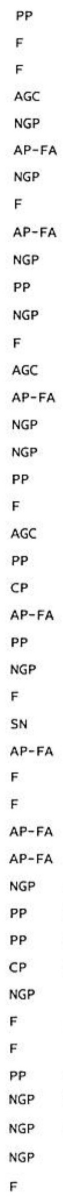
#> input picture others/test_filas/image_1.png, 63 x 1200 px
$ jupyter execute c_test_columnas.ipynb
#> lines starting #> are read from the running program, lines starting #| are printed output that depends on the picture; after the words box and inside, x2 and y2 are one past the last pixel; in counts of white or black regions, pixels touching at a corner belong together
[cell 1]
import cv2
import numpy as np
import matplotlib.pyplot as plt
from matplotlib.patches import Rectangle
import os

def detectar_y_anotar_filas(image_path,
                           annotation_path=None,
                           threshold_factor=0.3,
                           min_altura=10,
                           max_altura=100,
                           margen=2,
                           visualizar=True,
                           mostrar_filas_individuales=False,
                           max_filas_mostrar=5):
    """
    Función completa para detectar filas y generar anotaciones YOLO

    Parámetros:
    -----------
    image_path : str
        Ruta de la imagen a procesar
    annotation_path : str, optional
        Ruta donde guardar las anotaciones YOLO (si es None, no guarda)
    threshold_factor : float
        Factor para el threshold de detección (0.1-1.0, menor = más sensible)
    min_altura : int
        Altura mínima en píxeles para considerar una fila
    max_altura : int
        Altura máxima en píxeles para considerar una fila
    margen : int
        Píxeles adicionales arriba/abajo de cada fila
    visualizar : bool
        Si mostrar la visualización con matplotlib
    mostrar_filas_individuales : bool
        Si mostrar cada fila detectada por separado
    max_filas_mostrar : int
        Número máximo de filas individuales a mostrar

    Retorna:
    --------
    dict : Diccionario con:
        - 'filas': lista de diccionarios con las filas detectadas
        - 'total': número total de filas detectadas
        - 'anotaciones_yolo': lista de strings en formato YOLO
        - 'imagen_shape': tuple con (height, width, channels)
    """
#> called with image_path = 'image_1.png', threshold_factor = 0.15, min_altura = 4, max_altura = 120, margen = 5, visualizar = True, mostrar_filas_individuales = True, max_filas_mostrar = 5

    # Verificar que la imagen existe
    if not os.path.exists(image_path):
        print(f"❌ Error: No se encuentra la imagen {image_path}")
        return None

    # Cargar imagen
    imagen = cv2.imread(image_path)
#> imagen is the input picture: shape (1200, 63, 3); min 7, max 255, mean 243
    imagen_rgb = cv2.cvtColor(imagen, cv2.COLOR_BGR2RGB)

    # Convertir a escala de grises
    gray = cv2.cvtColor(imagen, cv2.COLOR_BGR2GRAY)

    # Binarización
    _, binary = cv2.threshold(gray, 150, 255, cv2.THRESH_BINARY_INV)
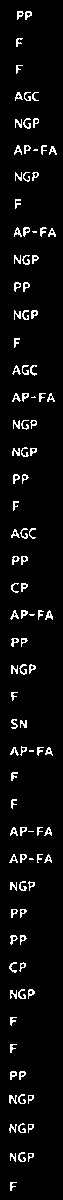
#> binary: shape (1200, 63); 4.9% white in thin lines or dots, all inside (x1, y1, x2, y2) = (9, 11, 57, 1191)

    # Proyección horizontal
    horizontal_projection = np.sum(binary, axis=1)
#> horizontal_projection = 1200 values, max 6630 at index 150, min 0 at index 0, mean 791.8

    # Calcular threshold
    threshold_projection = np.mean(horizontal_projection) * threshold_factor
#> threshold_projection = 118.8

    # Detectar inicio y fin de filas
    row_positions = []
    in_row = False
    start_y = 0

    for y in range(len(horizontal_projection)):
        if horizontal_projection[y] > threshold_projection:
            if not in_row:
                start_y = y
                in_row = True
        else:
            if in_row:
                if y - start_y > min_altura:
                    row_positions.append((start_y, y))
                in_row = False
#> this loop made 1200 passes
#> in_row on passes 12, 21, 39, 48, 66, 75, 93, 102, 119, 130, 146, 156: True, False, True, False, True, False, True, False, True, False, True, False
#> after the loop, in_row = False; row_positions = 44 pairs, first value 11 to 1182, second value 20 to 1191; start_y = 1182

    # Cerrar última fila si quedó abierta
    if in_row and len(horizontal_projection) - start_y > min_altura:
        row_positions.append((start_y, len(horizontal_projection)))

    # Crear bounding boxes
    filas = []
    for start_y, end_y in row_positions:
        y1 = max(0, start_y - margen)
        y2 = min(imagen.shape[0], end_y + margen)
        altura = y2 - y1

        if min_altura < altura < max_altura:
            filas.append({
                'x': 0,
                'y': y1,
                'width': imagen.shape[1],
                'height': altura,
                'bbox': (0, y1, imagen.shape[1], altura)
            })
#> this loop made 44 passes
#> (start_y, end_y, y1, y2, altura) on passes 1 to 12: (11, 20, 6, 25, 19), (38, 47, 33, 52, 19), (65, 74, 60, 79, 19), (92, 101, 87, 106, 19), (118, 129, 113, 134, 21), (145, 155, 140, 160, 20), (172, 182, 167, 187, 20), (199, 209, 194, 214, 20), (227, 237, 222, 242, 20), (255, 265, 250, 270, 20), (282, 292, 277, 297, 20), (310, 320, 305, 325, 20)
#> after the loop, filas = 44 items

    # Generar anotaciones YOLO
    anotaciones_yolo = []
    for fila in filas:
        x_center = (fila['x'] + fila['width']/2) / imagen.shape[1]
        y_center = (fila['y'] + fila['height']/2) / imagen.shape[0]
        width = fila['width'] / imagen.shape[1]
        height = fila['height'] / imagen.shape[0]
        anotaciones_yolo.append(f"0 {x_center:.6f} {y_center:.6f} {width:.6f} {height:.6f}")
#> this loop made 44 passes
#> (y_center, height) on passes 1 to 12: (0.0129, 0.0158), (0.0354, 0.0158), (0.0579, 0.0158), (0.0804, 0.0158), (0.103, 0.0175), (0.125, 0.0167), (0.147, 0.0167), (0.17, 0.0167), (0.193, 0.0167), (0.217, 0.0167), (0.239, 0.0167), (0.263, 0.0167)
#> after the loop, anotaciones_yolo = 44 items

    # Guardar anotaciones si se especificó path
    if annotation_path:
        os.makedirs(os.path.dirname(annotation_path) if os.path.dirname(annotation_path) else '.', exist_ok=True)
        with open(annotation_path, 'w') as f:
            f.write('\n'.join(anotaciones_yolo))
        print(f"✅ Anotaciones guardadas en: {annotation_path}")

    # Visualización
    if visualizar:
        # Calcular el tamaño de figura basado en el tamaño de la imagen
        fig_width = min(15, max(8, imagen.shape[1] / 100))
#> fig_width = 8
        fig_height = min(12, max(6, imagen.shape[0] / 100))
#> fig_height = 12

        fig, axes = plt.subplots(1, 2, figsize=(fig_width*2, fig_height))

        # Imagen original
        axes[0].imshow(imagen_rgb)
        axes[0].set_title(f'Original - {os.path.basename(image_path)}')
        axes[0].axis('off')

        # Imagen con detecciones
        axes[1].imshow(imagen_rgb)
        axes[1].set_title(f'Detectadas: {len(filas)} filas\n' +
                         f'(threshold={threshold_factor:.2f}, min_h={min_altura}, max_h={max_altura})')
        axes[1].axis('off')

        # Dibujar rectángulos
        colores = plt.cm.tab20(np.linspace(0, 1, max(len(filas), 1)))
#> colores = 44 rows, first 6: [0.122, 0.467, 0.706, 1], [0.122, 0.467, 0.706, 1], [0.122, 0.467, 0.706, 1], [0.682, 0.78, 0.91, 1], [0.682, 0.78, 0.91, 1], [1, 0.498, 0.0549, 1]

        for idx, fila in enumerate(filas):
            rect = Rectangle(
                (fila['x'], fila['y']),
                fila['width'],
                fila['height'],
                linewidth=2,
                edgecolor=colores[idx % 20],
                facecolor='none',
                alpha=0.7
            )
            axes[1].add_patch(rect)

            # Añadir número si la imagen es suficientemente ancha
            if imagen.shape[1] > 150:
                axes[1].text(
                    fila['x'] + 5,
                    fila['y'] + fila['height']/2,
                    f"{idx+1}",
                    color='red',
                    fontsize=8,
                    fontweight='bold',
                    bbox=dict(boxstyle="round,pad=0.3", facecolor="yellow", alpha=0.5)
                )
#> this loop made 44 passes

        plt.tight_layout()
        plt.show()

        # Mostrar filas individuales si se solicita
        if mostrar_filas_individuales and len(filas) > 0:
            num_filas_mostrar = min(len(filas), max_filas_mostrar)
#> num_filas_mostrar = 5
            fig, axes = plt.subplots(num_filas_mostrar, 1,
                                   figsize=(fig_width, num_filas_mostrar * 1.5))

            if num_filas_mostrar == 1:
                axes = [axes]

            for idx in range(num_filas_mostrar):
                fila = filas[idx]
                y1 = fila['y']
                y2 = fila['y'] + fila['height']
                fila_img = imagen_rgb[y1:y2, :]

                axes[idx].imshow(fila_img)
                axes[idx].set_title(f'Fila {idx+1} (Y: {y1}-{y2}, altura: {fila["height"]}px)')
                axes[idx].axis('off')
#> this loop made 5 passes
#> (y1, y2) on passes 1 to 5: (6, 25), (33, 52), (60, 79), (87, 106), (113, 134)

            plt.suptitle('Filas Individuales Extraídas')
            plt.tight_layout()
            plt.show()

    # Imprimir resumen
    print(f"\n📊 RESUMEN - {os.path.basename(image_path)}")
    print("="*50)
    print(f"Filas detectadas: {len(filas)}")
#| Filas detectadas: 44
    print(f"Parámetros usados:")
    print(f"  - threshold_factor: {threshold_factor}")
    print(f"  - min_altura: {min_altura}px")
    print(f"  - max_altura: {max_altura}px")
    print(f"  - margen: {margen}px")

    if len(filas) > 0:
        alturas = [f['height'] for f in filas]
#> alturas = 44 values, max 21 at index 4, min 19 at index 0, mean 19.75
        print(f"Estadísticas de altura:")
        print(f"  - Mínima: {min(alturas)}px")
#|   - Mínima: 19px
        print(f"  - Máxima: {max(alturas)}px")
#|   - Máxima: 21px
        print(f"  - Promedio: {np.mean(alturas):.1f}px")
#|   - Promedio: 19.8px

    # Retornar resultados
    return {
        'filas': filas,
        'total': len(filas),
        'anotaciones_yolo': anotaciones_yolo,
        'imagen_shape': imagen.shape,
        'parametros': {
            'threshold_factor': threshold_factor,
            'min_altura': min_altura,
            'max_altura': max_altura,
            'margen': margen
        }
    }


# ============= EJEMPLOS DE USO =============

# Ejemplo 1: Imagen de grupo parlamentario
resultado = detectar_y_anotar_filas(
    image_path='image_1.png',
    annotation_path=None,
    threshold_factor=0.15,
    min_altura=4,
    max_altura=120,
    visualizar=True,
    mostrar_filas_individuales=True,
    margen=5
)
#> resultado = 5 items

# Ejemplo 2: Imagen de congresistas
resultado = detectar_y_anotar_filas(
    image_path='image_2.png',
    annotation_path=None,
    threshold_factor=0.15,
    min_altura=4,
    max_altura=120,
    visualizar=True,
    mostrar_filas_individuales=True,
    margen=5
)
#> call 2 of detectar_y_anotar_filas, with image_path = 'image_2.png', threshold_factor = 0.15, min_altura = 4, max_altura = 120, margen = 5, visualizar = True, mostrar_filas_individuales = True, max_filas_mostrar = 5
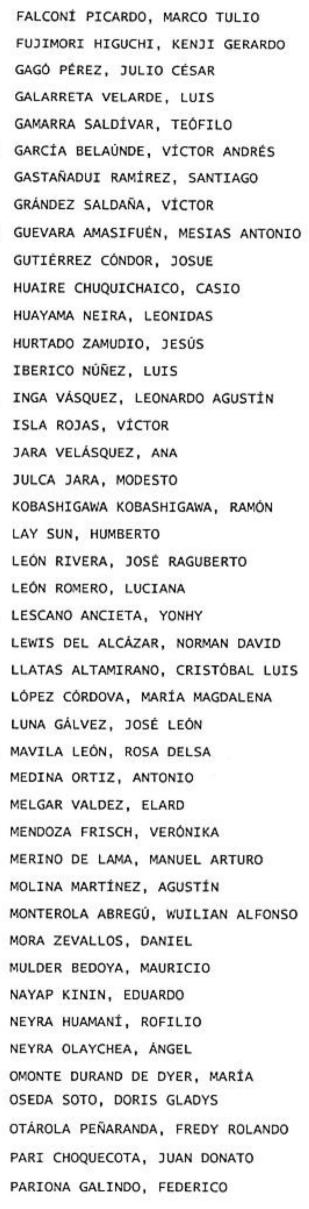
#> input picture others/test_filas/image_2.png, 309 x 1209 px
#> in detectar_y_anotar_filas, imagen is the input picture: shape (1209, 309, 3); min 7, max 255, mean 233.7
#> in detectar_y_anotar_filas (call 2), `_, binary = cv2.threshold(gray, 150, 255, cv2.THRESH_BINARY_INV)`:
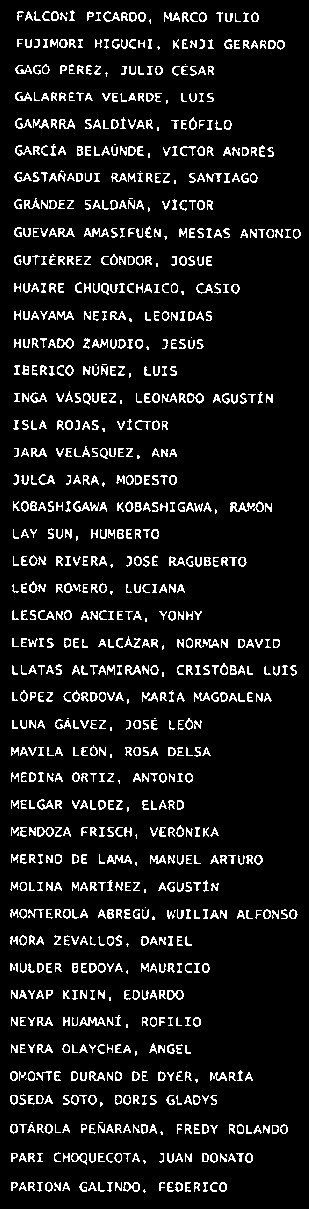
#> binary: shape (1209, 309); 9% white in thin lines or dots
#> in detectar_y_anotar_filas (call 2), `horizontal_projection = np.sum(binary, axis=1)`: horizontal_projection = 1209 values, max 34680 at index 401, min 0 at index 0, mean 7090.6
#> in detectar_y_anotar_filas (call 2), `threshold_projection = np.mean(horizontal_projection) * threshold_factor`: threshold_projection = 1063.6
#> the loop in detectar_y_anotar_filas (call 2), `for y in range(len(horizontal_projection)):` made 1209 passes
#> after the loop in detectar_y_anotar_filas (call 2), `for y in range(len(horizontal_projection)):`: in_row = False; row_positions = 44 pairs, first value 11 to 1182, second value 22 to 1192; start_y = 1182
#> the loop in detectar_y_anotar_filas (call 2), `for start_y, end_y in row_positions:` made 44 passes
#> (start_y, end_y, y1, y2, altura) on passes 1 to 12: (11, 22, 6, 27, 21), (39, 49, 34, 54, 20), (64, 76, 59, 81, 22), (92, 102, 87, 107, 20), (118, 130, 113, 135, 22), (145, 157, 140, 162, 22), (171, 183, 166, 188, 22), (198, 210, 193, 215, 22), (227, 238, 222, 243, 21), (255, 266, 250, 271, 21), (283, 294, 278, 299, 21), (311, 321, 306, 326, 20)
#> the loop in detectar_y_anotar_filas (call 2), `for fila in filas:` made 44 passes
#> (y_center, height) on passes 1 to 12: (0.0136, 0.0174), (0.0364, 0.0165), (0.0579, 0.0182), (0.0802, 0.0165), (0.103, 0.0182), (0.125, 0.0182), (0.146, 0.0182), (0.169, 0.0182), (0.192, 0.0174), (0.215, 0.0174), (0.239, 0.0174), (0.261, 0.0165)
#> y_center on pass 25: 0.555
#> the loop in detectar_y_anotar_filas (call 2), `for idx, fila in enumerate(filas):` made 44 passes
#> in detectar_y_anotar_filas (call 2), `plt.show()`:
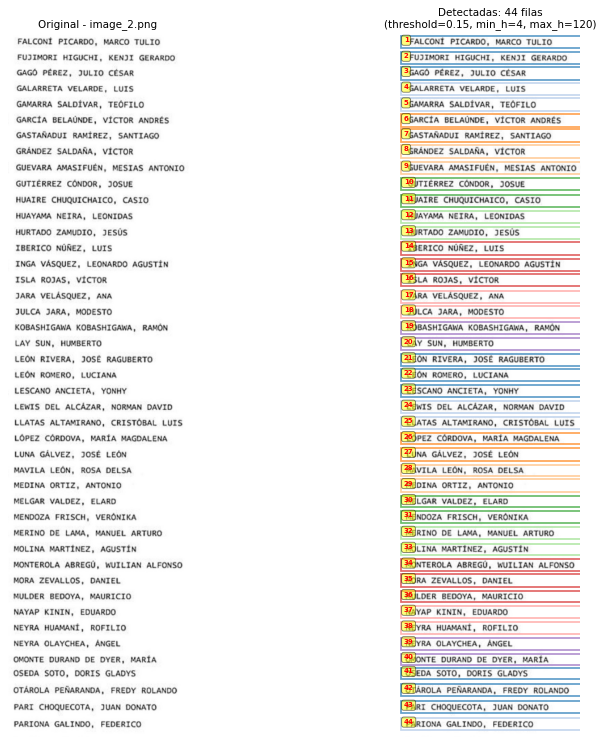
#> figure drawn by matplotlib, 2 panels
#> the loop in detectar_y_anotar_filas (call 2), `for idx in range(num_filas_mostrar):` made 5 passes
#> pass 1, in detectar_y_anotar_filas (call 2), `fila_img = imagen_rgb[y1:y2, :]`:
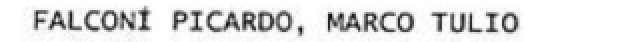
#> fila_img: shape (21, 309, 3) (shown 2 times larger); min 13, max 255, mean 224.4
#> in detectar_y_anotar_filas (call 2), `plt.show()`:
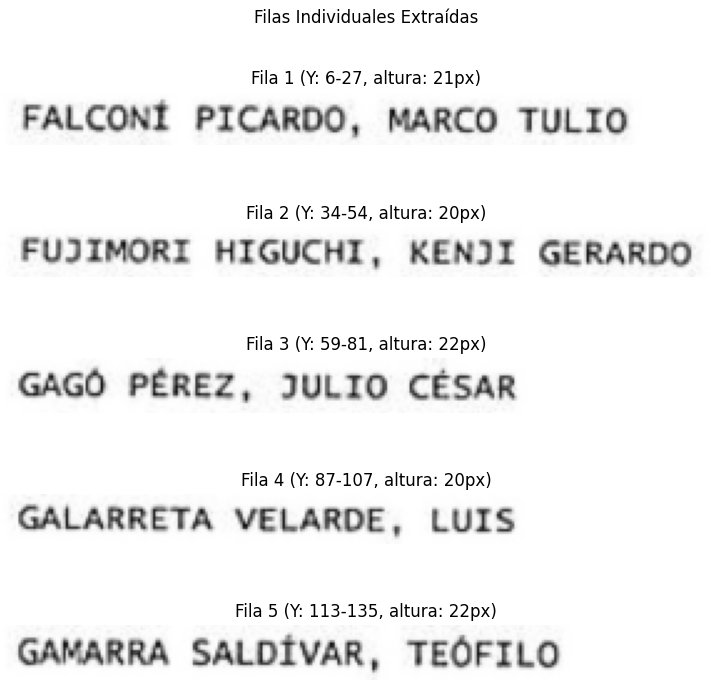
#> figure drawn by matplotlib, 5 panels
#| Filas detectadas: 44
#|   - Mínima: 19px
#|   - Máxima: 22px
#|   - Promedio: 20.6px

# Ejemplo 3: Imagen de votos
resultado = detectar_y_anotar_filas(
    image_path='image_3.png',
    annotation_path=None,
    threshold_factor=0.15,
    min_altura=4,
    max_altura=120,
    visualizar=True,
    mostrar_filas_individuales=True,
    margen=5
)
#> call 3 of detectar_y_anotar_filas, with image_path = 'image_3.png', threshold_factor = 0.15, min_altura = 4, max_altura = 120, margen = 5, visualizar = True, mostrar_filas_individuales = True, max_filas_mostrar = 5
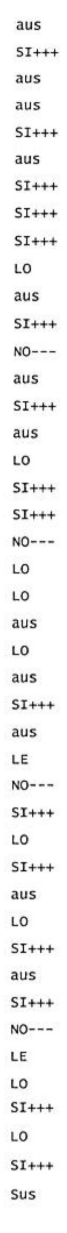
#> input picture others/test_filas/image_3.png, 67 x 1233 px
#> in detectar_y_anotar_filas, imagen is the input picture: shape (1233, 67, 3); min 12, max 255, mean 242
#> in detectar_y_anotar_filas (call 3), `_, binary = cv2.threshold(gray, 150, 255, cv2.THRESH_BINARY_INV)`:
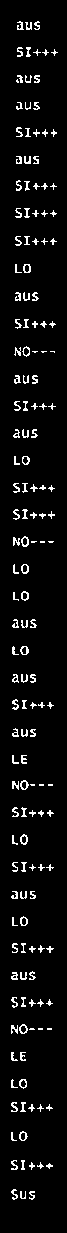
#> binary: shape (1233, 67); 5.3% white in thin lines or dots, all inside (x1, y1, x2, y2) = (11, 21, 58, 1200)
#> the loop in detectar_y_anotar_filas (call 3), `for start_y, end_y in row_positions:` made 44 passes
#> (start_y, end_y) on passes 1 to 12: (21, 30), (47, 57), (75, 83), (102, 110), (127, 137), (156, 164), (180, 191), (208, 218), (236, 246), (264, 273), (292, 301), (319, 329)
#> the loop in detectar_y_anotar_filas (call 3), `for fila in filas:` made 44 passes
#> the loop in detectar_y_anotar_filas (call 3), `for idx, fila in enumerate(filas):` made 44 passes
#> in detectar_y_anotar_filas (call 3), `plt.show()`:
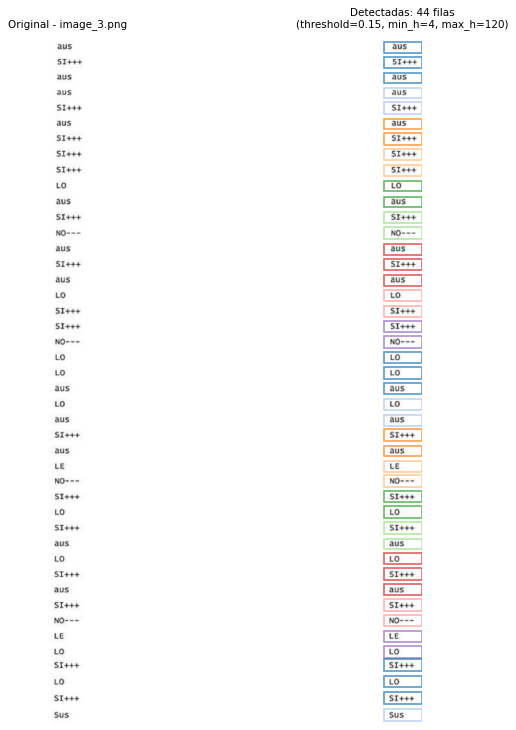
#> figure drawn by matplotlib, 2 panels
#> in detectar_y_anotar_filas (call 3), `plt.show()`:
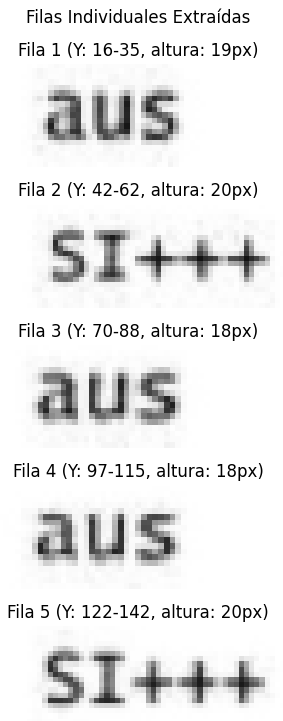
#> figure drawn by matplotlib, 5 panels
#| Filas detectadas: 44
#|   - Mínima: 18px
#|   - Máxima: 21px
#|   - Promedio: 19.7px
